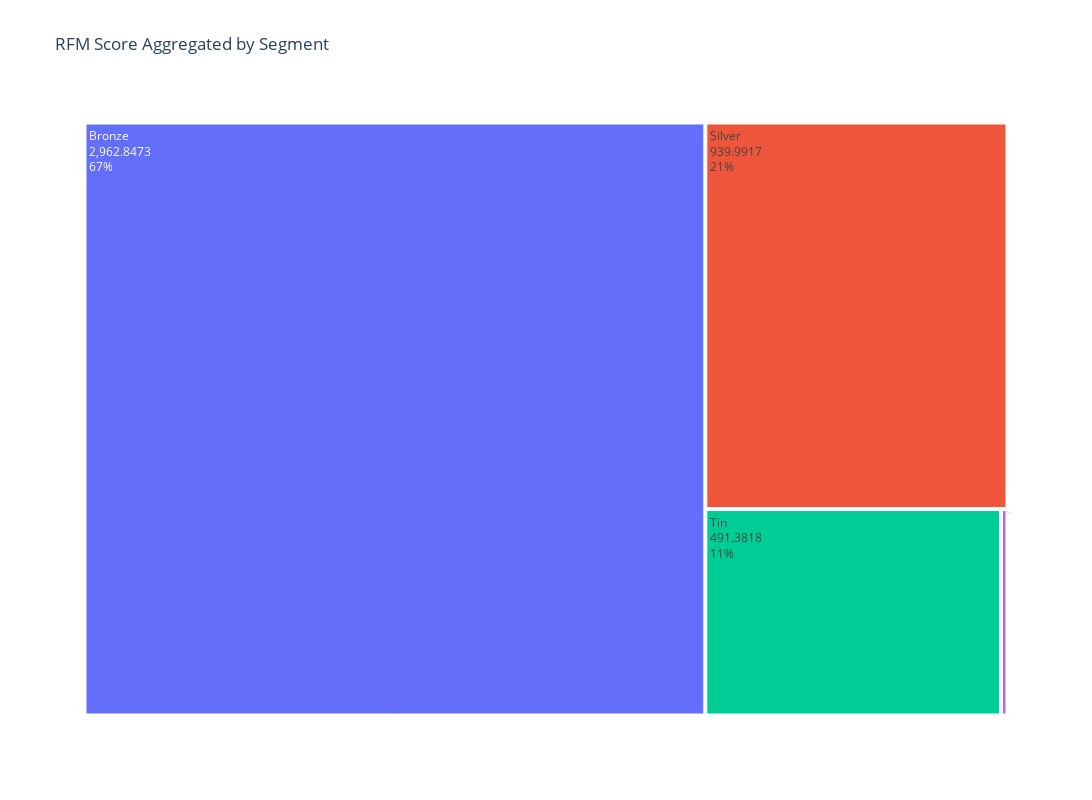

Notebook code for this chart:
### Code cell
fig = go.Figure(go.Treemap(
    labels=tree["Segment"],
    parents=[None, None, None, None],
    values=tree["rfm_score"],
       
))


# Update layout
fig.update_layout(title="RFM Score Aggregated by Segment",
                  width=1400, 
                  height=800)

fig.data[0].textinfo = "label+text+value+percent root"
# Show plot
fig.show()

### Figure 1 — Plotly figure (JSON) as saved in the notebook; plotly's stock layout.template omitted (floating-point values rounded to 4 significant figures)
{"data": [{"labels": ["Bronze", "Gold", "Silver", "Tin"], "parents": [null, null, null, null], "textinfo": "label+text+value+percent root", "type": "treemap", "values": [2963.0, 10.72, 940.0, 491.4]}], "layout": {"height": 800, "title": {"text": "RFM Score Aggregated by Segment"}, "width": 1400}}
